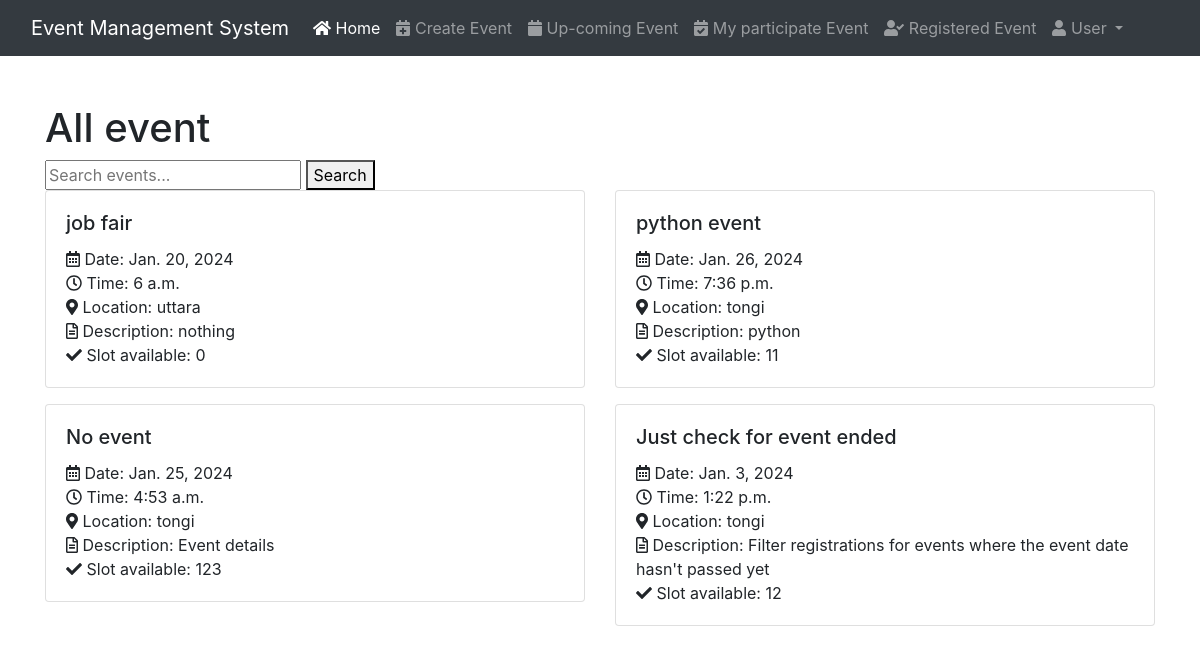
/ (signed in), run on an earlier commit of the app's database.
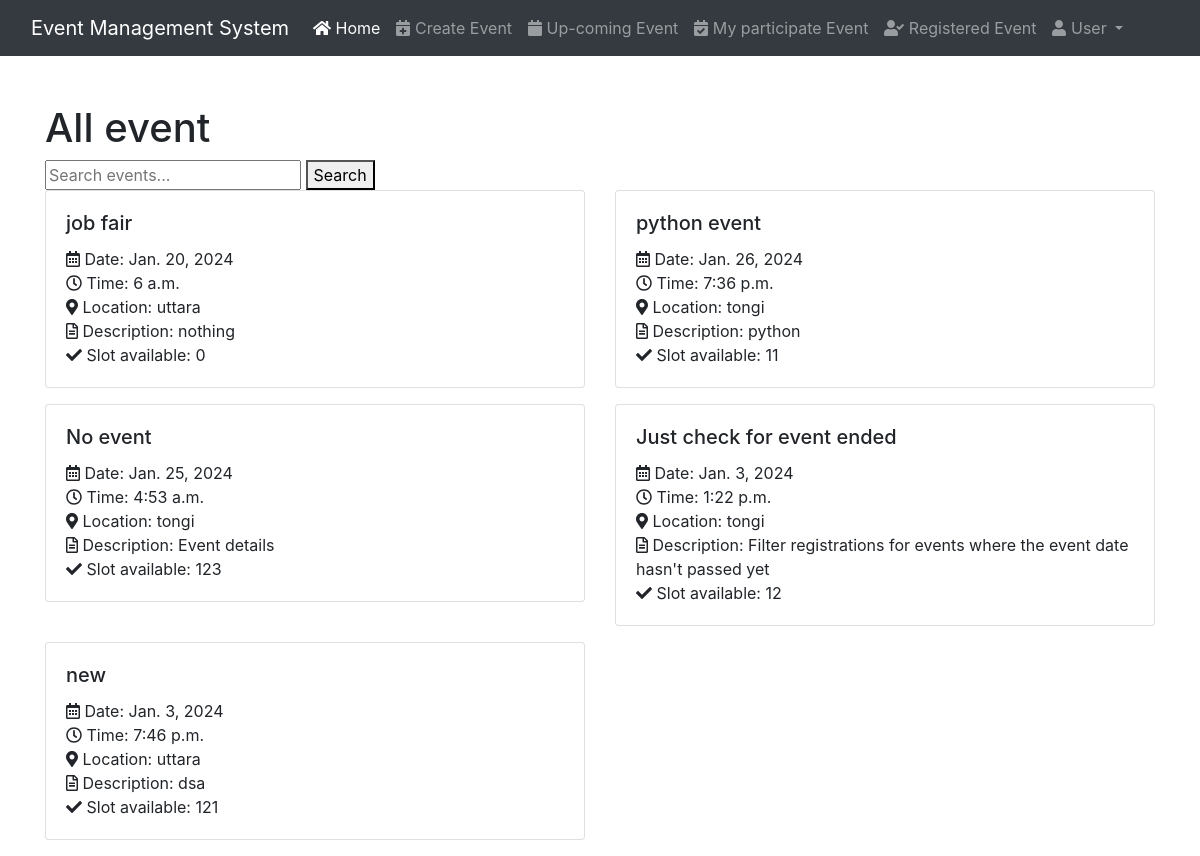
And on a later commit of the database.
### event/models.py (models this page shows, shortened)
class Event(models.Model):
    title = models.CharField(max_length=100)
    description = models.TextField()
    date = models.DateField()
    time = models.TimeField()
    location = models.CharField(max_length=100)
    slots_available = models.IntegerField()

### event/views.py (the view)
# urls.py: path('', views.home, name='home'),
@login_required
def home(request):
    query = request.GET.get('query')
    if query:
        all_events = Event.objects.filter(
            Q(title__icontains=query) | Q(location__icontains=query)
        )
    else:
        all_events = Event.objects.all()
    context = {
        'all_events': all_events,
    }
    return render(request,'home.html',context)

### templates/home.html
{% extends 'partials/base.html' %}
{% block content %}
    <div class="container mt-5">
        <h1> All event</h1>
        <form action="{% url 'home' %}" method="GET">
            <input type="text" name="query" placeholder="Search events...">
            <button type="submit">Search</button>
        </form>
        <div class="row">
            {% for event in all_events %}
            <div class="col-md-6">
                <div class="card mb-3">
                    <div class="card-body">
                        <h5 class="card-title">{{ event.title }}</h5>
                        <p class="card-text">
                            <i class="far fa-calendar-alt"></i> Date: {{ event.date }}<br>
                            <i class="far fa-clock"></i> Time: {{ event.time }}<br>
                            <i class="fas fa-map-marker-alt"></i> Location: {{ event.location }}<br>
                            <i class="far fa-file-alt"></i> Description: {{ event.description }}<br>
                            <i class="fa fa-check"></i> Slot available: {{ event.slots_available }}<br>
                        </p>
                    </div>
                </div>
            </div>
            {% empty %}
            <div class="col-md-12">
                <p>No  events at the moment.</p>
            </div>
            {% endfor %}
        </div>
    </div>
{% endblock content %}

What changed in the data, as far as the page shows it:
added Event: title "new", date "Jan. 3, 2024", time "7:46 p.m.", location "uttara", description "dsa", slots_available "121"
